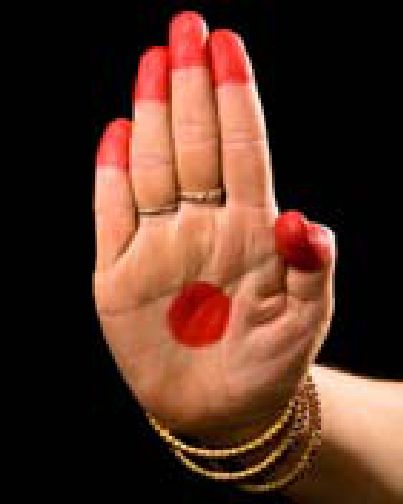
#> input picture dataset/pdf_source/page1_review/01_Pataka.png, 403 x 504 px; its folder holds only this picture in this run
$ python -i train_model.py   (imports and definitions only)
#> lines starting #> are read from the running program, lines starting #| are printed output that depends on the picture
#> further down, picture is the input picture: shape (504, 403, 3); mean B, G, R 36.7, 50.3, 85.4
"""Train and cache a HOG + SVM mudra image classifier."""

from __future__ import annotations

from dataclasses import dataclass
from pathlib import Path
import pickle

import cv2
import numpy as np

ROOT = Path(__file__).resolve().parent.parent
DATASET_DIR = ROOT / "dataset"
MODEL_PATH = Path(__file__).resolve().parent / "mudra_model.pkl"
IMAGE_EXTENSIONS = {".jpg", ".jpeg", ".png"}
FEATURE_VERSION = "numpy-hog-v1"
_cached = None
_cached_mtime = None


def extract_feature(image: np.ndarray) -> np.ndarray:
    height, width = image.shape[:2]
#> height = 504; width = 403
    if not height or not width:
        raise ValueError("Empty image.")
    scale = 128 / max(height, width)
#> scale = 0.254
    resized = cv2.resize(
        image,
        (max(1, int(width * scale)), max(1, int(height * scale))),
    )
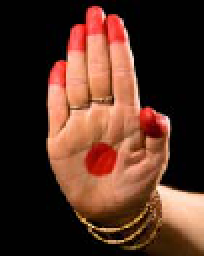
#> resized: shape (128, 102, 3) (shown 2 times larger); mean B, G, R 36.7, 50.4, 85.5
    canvas = np.zeros((128, 128, 3), dtype=np.uint8)
    y = (128 - resized.shape[0]) // 2
#> y = 0
    x = (128 - resized.shape[1]) // 2
#> x = 13
    canvas[y:y + resized.shape[0], x:x + resized.shape[1]] = resized
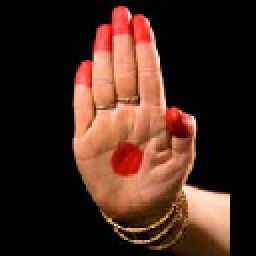
#> canvas: shape (128, 128, 3) (shown 2 times larger); mean B, G, R 29.3, 40.1, 68.1
    gray = cv2.cvtColor(canvas, cv2.COLOR_BGR2GRAY)
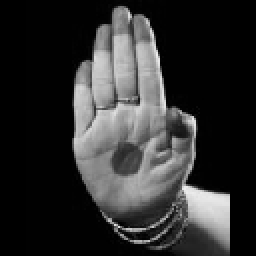
#> gray: shape (128, 128) (shown 2 times larger); min 0, max 240, mean 47.3

    # Compute a compact HOG descriptor with NumPy instead of OpenCV's optional
    # HOGDescriptor API. Some OpenCV wheels (including newer minimal builds)
    # omit that API, which otherwise prevents the FastAPI app from starting.
    gray = gray.astype(np.float32)
    dx = np.zeros_like(gray)
    dy = np.zeros_like(gray)
    dx[:, 1:-1] = gray[:, 2:] - gray[:, :-2]
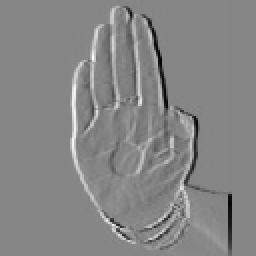
#> dx: shape (128, 128) float32 (shown 2 times larger); min -239, max 215, mean 0; drawn with min black and max white
    dy[1:-1, :] = gray[2:, :] - gray[:-2, :]
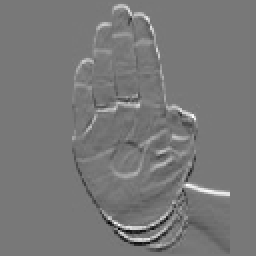
#> dy: shape (128, 128) float32 (shown 2 times larger); min -203, max 226, mean 0.1; drawn with min black and max white
    magnitude = np.hypot(dx, dy)
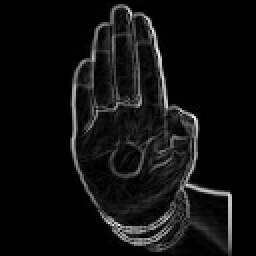
#> magnitude: shape (128, 128) float32 (shown 2 times larger); min 0, max 288.9, mean 17.8; drawn with min black and max white
    orientation = np.mod(np.degrees(np.arctan2(dy, dx)), 180.0)
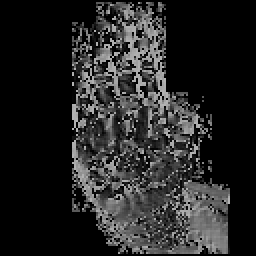
#> orientation: shape (128, 128) float32 (shown 2 times larger); min 0, max 179.7, mean 36.6

    cell_histograms = np.zeros((8, 8, 9), dtype=np.float32)
    bin_edges = np.linspace(0, 180, 10)
    for cell_y in range(8):
        for cell_x in range(8):
            y0, x0 = cell_y * 16, cell_x * 16
            cell_histograms[cell_y, cell_x] = np.histogram(
                orientation[y0:y0 + 16, x0:x0 + 16],
                bins=bin_edges,
                weights=magnitude[y0:y0 + 16, x0:x0 + 16],
            )[0]

    blocks = []
    for block_y in range(7):
        for block_x in range(7):
            block = cell_histograms[
                block_y:block_y + 2, block_x:block_x + 2
            ].reshape(-1)
            blocks.append(block / np.sqrt(np.dot(block, block) + 1e-6))
#> after the loop, blocks = 49 items
    return np.concatenate(blocks).astype(np.float32)


@dataclass
class Classifier:
    model: object

    @staticmethod
    def extract(image: np.ndarray) -> np.ndarray:
        return extract_feature(image)


# [70 lines left out: functions load_classifier, train_classifier, not called in this run]

>>> import cv2
>>> picture = cv2.imread('../dataset/pdf_source/page1_review/01_Pataka.png')
>>> result = extract_feature(picture)
#> result = 1764 values, max 0.973 at index 458, min 0 at index 1, mean 0.0852

$ run again, on dataset/pdf_source/page1_review/02_Tripataka.png
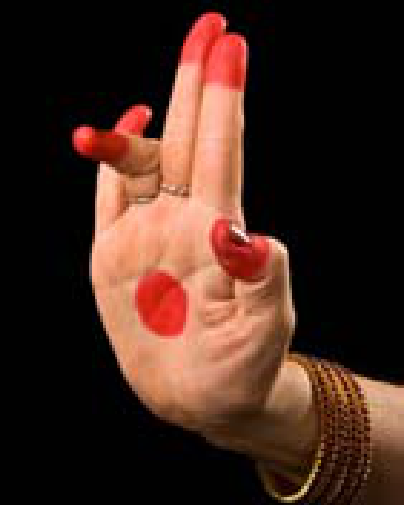
#> input picture dataset/pdf_source/page1_review/02_Tripataka.png, 404 x 505 px
#> picture is the input picture: shape (505, 404, 3); mean B, G, R 30.9, 40.9, 68.3
#> in extract_feature, `dy[1:-1, :] = gray[2:, :] - gray[:-2, :]`:
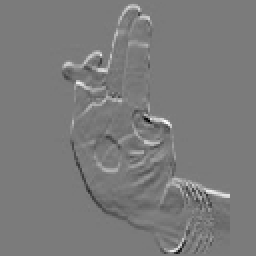
#> dy: shape (128, 128) float32 (shown 2 times larger); min -198, max 212, mean 0.1; drawn with min black and max white
#> in extract_feature, `orientation = np.mod(np.degrees(np.arctan2(dy, dx)), 180.0)`:
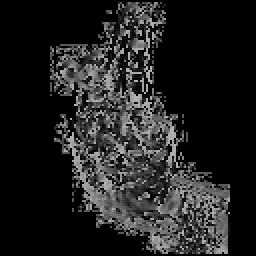
#> orientation: shape (128, 128) float32 (shown 2 times larger); min 0, max 179.7, mean 32.7
#> after the loop in extract_feature, `for block_y in range(7):`: blocks = 49 items
#> result = 1764 values, max 0.927 at index 1247, min 0 at index 1, mean 0.0851
